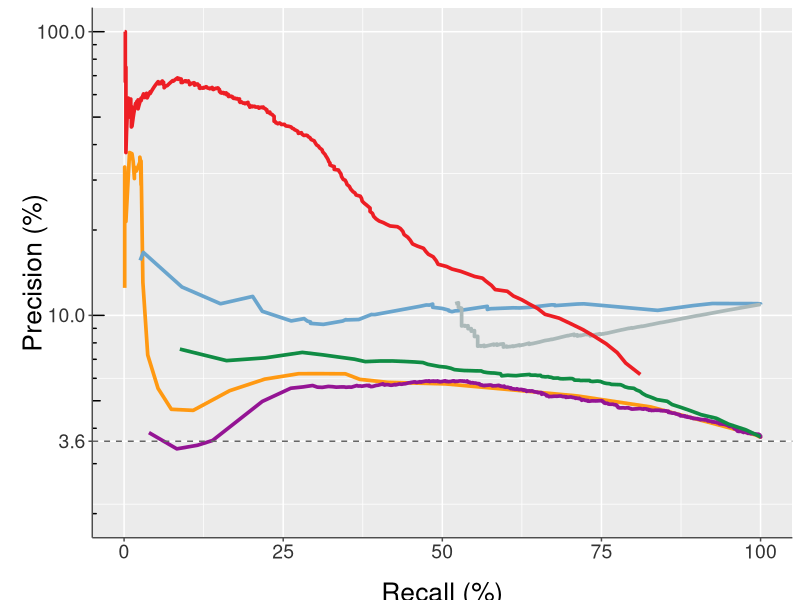
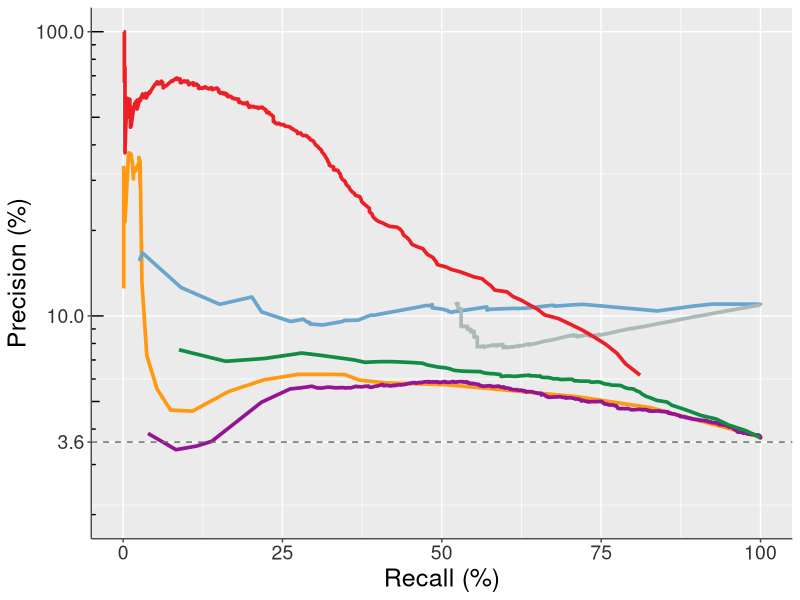
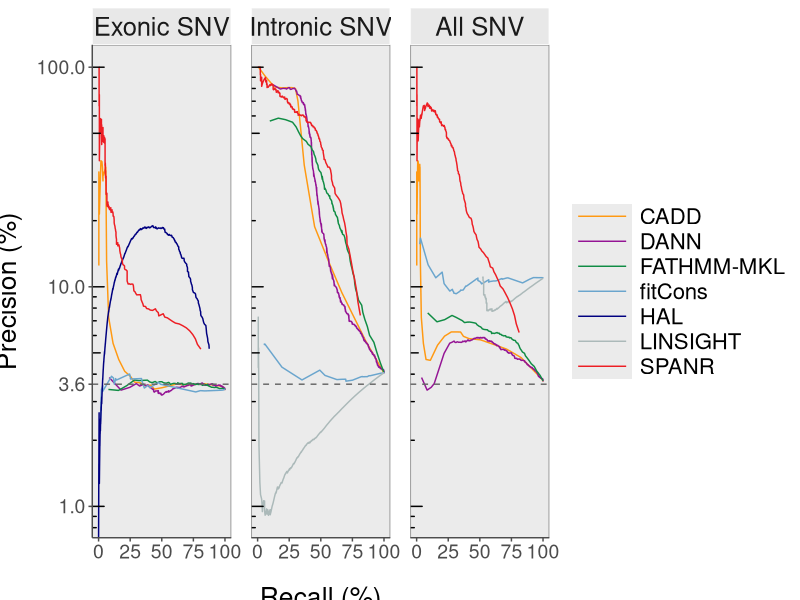
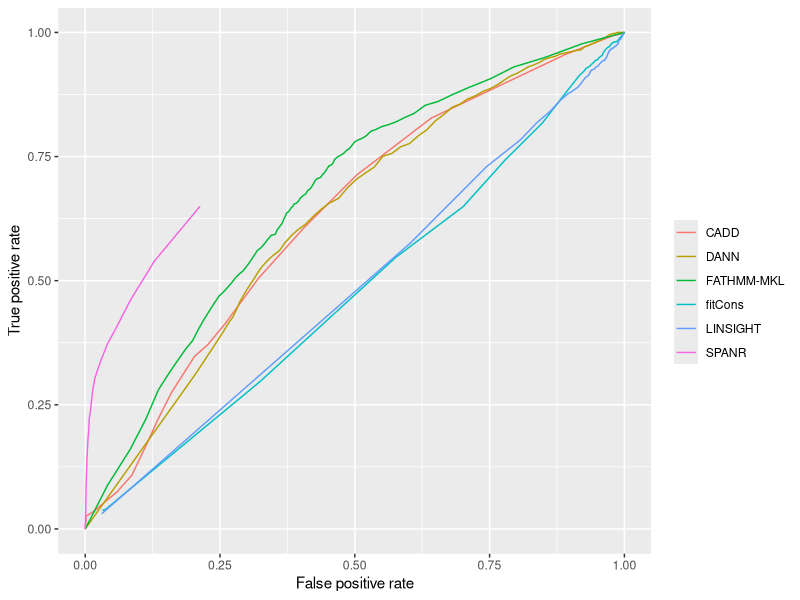
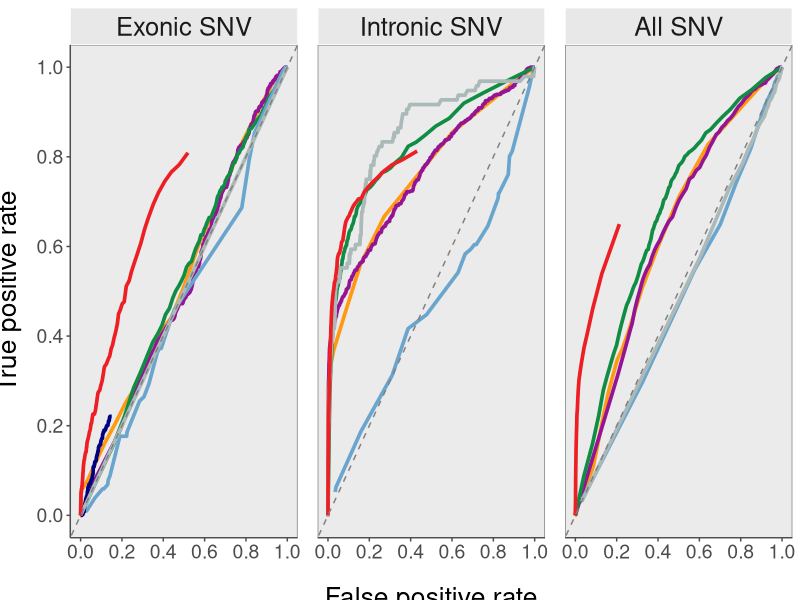
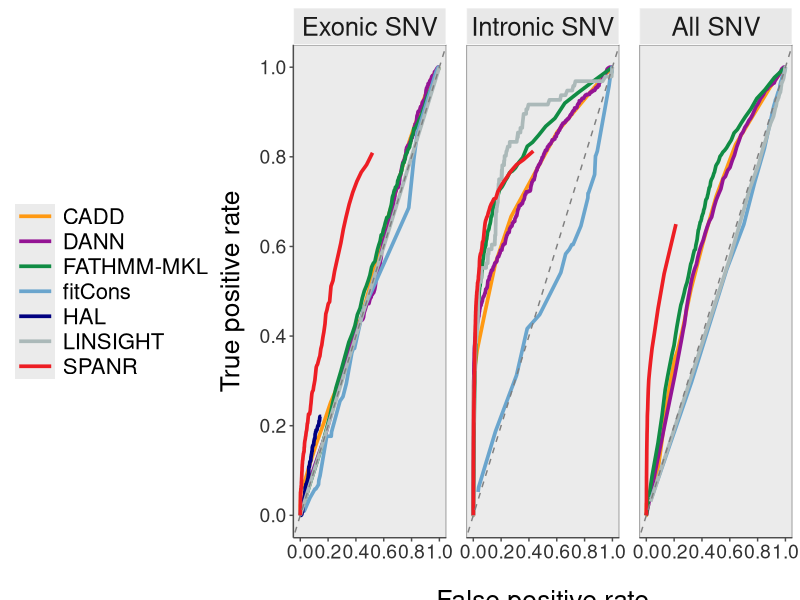
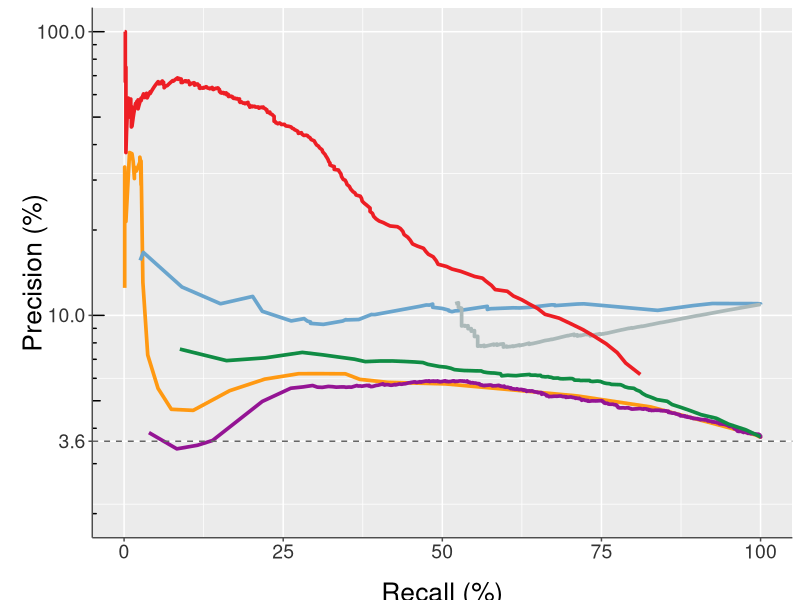
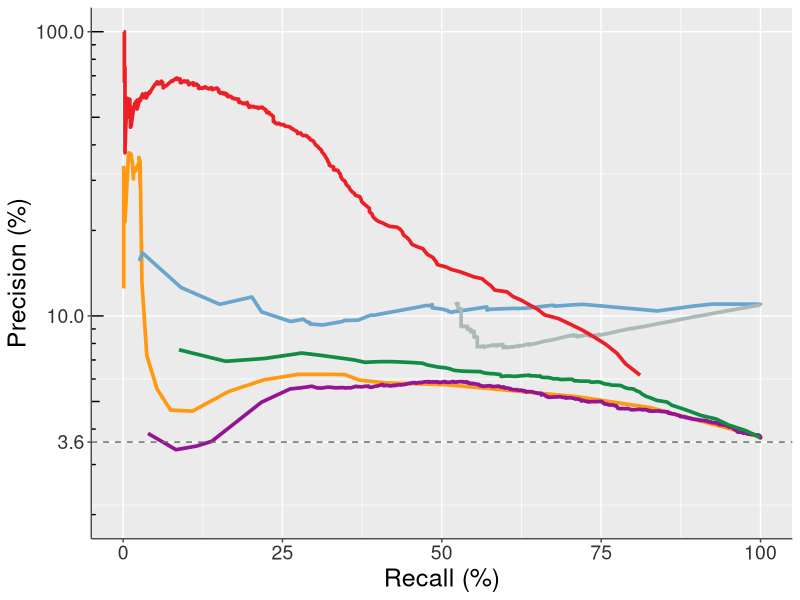

These charts were generated, in order, by the following R code:
load_pkgs <- function(pkgs){
    new_pkgs <- pkgs[!(pkgs %in% installed.packages()[, 'Package'])]
    if(length(new_pkgs)) install.packages(new_pkgs)
    for(pkg in pkgs){
        suppressWarnings(suppressMessages(library(pkg, character.only = T)))
    }
}

pkgs <- c('dplyr', 'tidyr', 'ggplot2', 'cowplot', 'grid')
load_pkgs(pkgs)

options(stringsAsFactors = F, warn = -1, warnings = -1)

dir <- '../../figs/exac/'
plot_format_main <- '.tiff'
plot_format <- '.png'
hi_res <- 600
lo_res <- 300

color_cadd = '#FF9912'
color_dann = '#941494'
color_fathmm = '#108C44'
color_fitcons = '#6AA5CD'
color_linsight = '#ABB9B9'
color_spanr =  '#ED1E24'
color_hal = '#000080'

###############################################################################
# Precision-recall curves
###############################################################################
pr_curve_all <- 
  read.table('../../processed_data/exac/exac_models_pr_curves_all.txt', 
                           sep = '\t', header = T) %>% 
    filter(method != 'hal') %>% # only scores exonic variants
    mutate(type = 'all')

pr_curve_exon <- 
  read.table('../../processed_data/exac/exac_models_pr_curves_exon.txt', 
                            sep = '\t', header = T) %>% 
    mutate(type = 'exon')

pr_curve_intron <- 
  read.table('../../processed_data/exac/exac_models_pr_curves_intron.txt', 
                              sep = '\t', header = T) %>% 
    mutate(type = 'intron')

pr_curve_info <- bind_rows(pr_curve_all, pr_curve_exon) %>% 
    bind_rows(pr_curve_intron)

# all variants
pr_curve_all %>% 
    filter(method != 'fathmm_noncoding') %>% # pick one FATHMM score method
    mutate(method = factor(method, 
                           labels = c('CADD', 'DANN', 'FATHMM-MKL', 'fitCons', 
                                              'LINSIGHT', 'SPANR'))) %>% 
    ggplot(aes(recall, precision)) + 
    geom_line(aes(color = method), size = 1.25) + 
    # scale_y_log10() +
    scale_y_log10(breaks = c(3.6, 10, 100), limits = c(2,100)) +
    annotation_logticks(sides = 'l') +
    labs(x = 'Recall (%)', y = 'Precision (%)', color = '') +
    theme(
          legend.position = 'none',
          axis.title.x = element_text(size = 19, vjust = -1.5),
          axis.title.y = element_text(size = 19, vjust = -1.5),
          axis.line.x = element_line(color = 'grey30'),
          axis.line.y = element_line(color = 'grey30'),
          axis.ticks = element_line(color = 'grey30'),
          axis.text = element_text(size = 14, color = 'grey20')) +
    geom_hline(yintercept = 3.6, linetype = 'dashed', color = 'grey40') +
    scale_color_manual(values = c(color_cadd, color_dann, color_fathmm, 
                                color_fitcons, color_linsight, color_spanr))

ggsave(paste0(dir, 'exac_fig4E_exac_pr_curves_with_legend', 
              plot_format_main), 
       height = 4, width = 4, units = 'in', dpi = hi_res)
       

pr_curve_all %>% 
  filter(method != 'fathmm_noncoding') %>% # pick one FATHMM score method
  mutate(method = factor(method, 
                         labels = c('CADD', 'DANN', 'FATHMM-MKL', 'fitCons', 
                                            'LINSIGHT', 'SPANR'))) %>% 
  ggplot(aes(recall, precision)) + 
  geom_line(aes(color = method), size = 1.25) + 
  # scale_y_log10() +
  scale_y_log10(breaks = c(3.6, 10, 100), limits = c(2,100)) +
  annotation_logticks(sides = 'l') +
  labs(x = 'Recall (%)', y = 'Precision (%)', color = '') +
  theme(axis.title = element_text(size = 18),
        axis.text = element_text(size = 14, color = 'grey20'),
        axis.line.x = element_line(color = 'grey30'),
        axis.line.y = element_line(color = 'grey30'),
        axis.ticks = element_line(color = 'grey30'),
        legend.position = 'none') +
  geom_hline(yintercept = 3.6, linetype = 'dashed', color = 'grey40') +
  scale_color_manual(values = c(color_cadd, color_dann, color_fathmm, 
                                color_fitcons, color_linsight, color_spanr))

ggsave(paste0(dir, 'exac_fig4E_exac_pr_curves_no_legend', 
       plot_format_main), height = 4, width = 4, units = 'in', dpi = hi_res)

# split by intron/exon
pr_curve_info %>%
  filter(method != 'fathmm_noncoding') %>%# pick one FATHMM score method
  mutate(method = factor(method, labels = c('CADD', 'DANN', 'FATHMM-MKL', 
                                            'fitCons', 'HAL', 'LINSIGHT', 
                                            'SPANR')),
         type   = factor(type, levels = c('exon', 'intron', 'all'), 
                         labels = c('Exonic SNV', 'Intronic SNV', 'All SNV'))) %>%
    ggplot(aes(recall, precision)) + geom_line(aes(color = method)) +
    # scale_y_log10() +
    scale_y_log10(breaks = c(0.01, 0.1, 1, 3.6, 10, 100)) +
    annotation_logticks(sides = 'l') +
    facet_grid(~ type) +
    scale_color_manual(values = c(color_cadd, color_dann, color_fathmm, 
                                color_fitcons, color_hal, color_linsight, color_spanr)) +
  labs(x = 'Recall (%)', y = 'Precision (%)', color = '') +
  geom_hline(yintercept = 3.6, linetype = 'dashed', color = 'grey40') +
  theme(strip.text = element_text(size = 18.5),
        strip.background = element_rect(fill = "#E8E8E8", color = "white"),
        panel.grid = element_blank(),
        panel.spacing = unit(1, "lines"),
        panel.border = element_rect(fill = NA, color = 'grey50'),
        axis.title.y = element_text(size = 19, vjust = 2.75),
        axis.title.x = element_text(size = 19, vjust = -2.25),
        axis.text.y = element_text(size = 14, color = 'grey30'),
        axis.text.x = element_text(size = 14, color = 'grey30'),
        axis.line.y = element_line(color = 'grey30'),
        axis.line.x = element_line(color = 'grey30'),
        axis.ticks = element_line(color = 'grey30'),
        legend.justification = 'center',
        legend.direction = 'vertical',
        legend.title = element_blank(),
        legend.text = element_text(size = 16),
        legend.key.size = unit(0.5, 'lines'),
        legend.key.height = unit(0.25, "inch"),
        legend.key.width = unit(0.6, "inch")) +
  guides(colour = guide_legend(override.aes = list(size = 3)))

ggsave(paste0(dir, 'exac_fig4E_exac_pr_curves_type', plot_format), 
       height = 4.5, width = 12, units = 'in', dpi = lo_res)

###############################################################################
# ROC curves
###############################################################################
roc_curve_all <- 
  read.table('../../processed_data/exac/exac_models_roc_curves_all.txt', 
                            sep = '\t', header = T) %>% 
    filter(method != 'hal') %>% 
    mutate(type = 'all')

roc_curve_exon <- 
  read.table('../../processed_data/exac/exac_models_roc_curves_exon.txt', 
                             sep = '\t', header = T) %>% 
    mutate(type = 'exon')

roc_curve_intron <- 
  read.table('../../processed_data/exac/exac_models_roc_curves_intron.txt', 
                               sep = '\t', header = T) %>% 
    mutate(type = 'intron')

roc_curve_info_main <- bind_rows(roc_curve_all, roc_curve_exon) %>% 
    bind_rows(roc_curve_intron) %>%
    filter(method != 'fathmm_noncoding') %>%
    mutate(method = factor(method, labels = c('CADD', 'DANN', 'FATHMM-MKL', 
                                            'fitCons', 'HAL', 'LINSIGHT', 
                                            'SPANR')),
           type   = factor(type, levels = c('exon', 'intron', 'all'), 
                       labels = c('Exonic SNV', 'Intronic SNV', 'All SNV'))) 
                                                                                     
roc_curve_all %>% 
    filter(method != 'fathmm_noncoding') %>% # pick one FATHMM score method
    mutate(method = factor(method, labels = c('CADD', 'DANN', 'FATHMM-MKL', 
                                              'fitCons', 'LINSIGHT', 'SPANR'))) %>% 
    ggplot(aes(false_positive_rate, true_positive_rate)) + 
    geom_line(aes(color = method)) +
    labs(color = '', x = 'False positive rate', y = 'True positive rate')

# split by intron/exon
ggplot(roc_curve_info_main, aes(false_positive_rate, true_positive_rate)) + 
    geom_line(aes(color = method), size = 1.25) +
    geom_abline(intercept = 0, linetype = 'dashed', color = 'grey50') +
    facet_grid( ~ type) +
    theme(strip.text = element_text(size = 18.5),
          strip.background = element_rect(fill = "#E8E8E8", color = "white"),
          panel.grid = element_blank(),
          panel.spacing = unit(1, "lines"),
          panel.border = element_rect(fill = NA, color = 'grey50'),
          axis.title.y = element_text(size = 19, vjust = 2.75),
          axis.title.x = element_text(size = 19, vjust = -2.25),
          axis.text.y = element_text(size = 14, color = 'grey30'),
          axis.text.x = element_text(size = 14, color = 'grey30'),
          axis.line.y = element_line(color = 'grey30'),
          axis.line.x = element_line(color = 'grey30'),
          axis.ticks = element_line(color = 'grey30'),
          legend.position = 'none',
          legend.justification = 'center',
          legend.direction = 'vertical',
          legend.title = element_blank(),
          legend.text = element_text(size = 16),
          legend.key.size = unit(0.5, 'lines'),
          legend.key.height = unit(0.2, "inch"),
          legend.key.width = unit(0.4, "inch")
    ) +
    labs(x = 'False positive rate', y = 'True positive rate') +
    scale_color_manual(values = c(color_cadd, color_dann, color_fathmm, 
                                  color_fitcons, color_hal, 
                                  color_linsight, color_spanr)) +
    scale_y_continuous(breaks = c(0, 0.2, 0.4, 0.6, 0.8, 1.0)) +
    scale_x_continuous(breaks = c(0, 0.2, 0.4, 0.6, 0.8, 1.0)) +
    guides(colour = guide_legend(override.aes = list(size = 3)))
    
ggsave(paste0(dir, 'exac_fig4E_exac_roc_curves_type_no_legend', plot_format_main), 
       height = 4, width = 10, units = 'in', dpi = hi_res)

# Legend
ggplot(roc_curve_info_main, aes(false_positive_rate, true_positive_rate)) + 
  geom_line(aes(color = method), size = 1.25) +
  geom_abline(intercept = 0, linetype = 'dashed', color = 'grey50') +
  facet_grid( ~ type) +
  theme(strip.text = element_text(size = 18.5),
        strip.background = element_rect(fill = "#E8E8E8", color = "white"),
        panel.grid = element_blank(),
        panel.spacing = unit(1, "lines"),
        panel.border = element_rect(fill = NA, color = 'grey50'),
        axis.title.y = element_text(size = 19, vjust = 2.75),
        axis.title.x = element_text(size = 19, vjust = -2.75),
        axis.text.y = element_text(size = 14, color = 'grey20'),
        axis.text.x = element_text(size = 14, color = 'grey20'),
        axis.line.y = element_line(color = 'grey30'),
        axis.line.x = element_line(color = 'grey30'),
        axis.ticks = element_line(color = 'grey30'),
        legend.position = 'left',
        legend.justification = 'center',
        legend.direction = 'vertical',
        legend.title = element_blank(),
        legend.text = element_text(size = 16),
        legend.key.size = unit(0.5, 'lines'),
        legend.key.height = unit(0.25, "inch"),
        legend.key.width = unit(0.4, "inch")
  ) +
  labs(x = 'False positive rate', y = 'True positive rate') +
  scale_color_manual(values = c(color_cadd, color_dann, color_fathmm, 
                                color_fitcons, color_hal, 
                                color_linsight, color_spanr)) +
  scale_y_continuous(breaks = c(0, 0.2, 0.4, 0.6, 0.8, 1.0)) +
  scale_x_continuous(breaks = c(0, 0.2, 0.4, 0.6, 0.8, 1.0)) +
  guides(colour = guide_legend(override.aes = list(size = 3)))


ggsave(paste0(dir, 'exac_fig4E_exac_roc_curves_type_legend', plot_format_main),
       height = 4, width = 12, units = 'in', dpi = hi_res)
